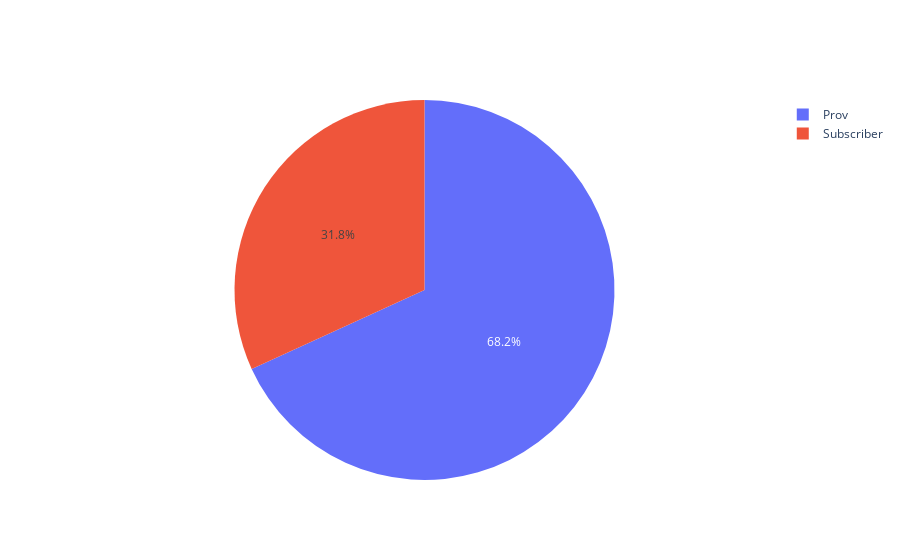

Source (notebook cell):
### Code cell
df = pd.read_csv("Professional_output_ex.csv")
payee = dict(df['PayeeType'].value_counts(normalize=True))
fig = go.Figure(data=[go.Pie(labels=list(payee.keys()), values=list(payee.values()))])
fig.show()

### Figure 1 — Plotly figure (JSON) as saved in the notebook; plotly's stock layout.template omitted (floating-point values rounded to 4 significant figures)
{"data": [{"labels": ["Prov", "Subscriber"], "type": "pie", "values": [0.6818, 0.3182]}], "layout": {}}
